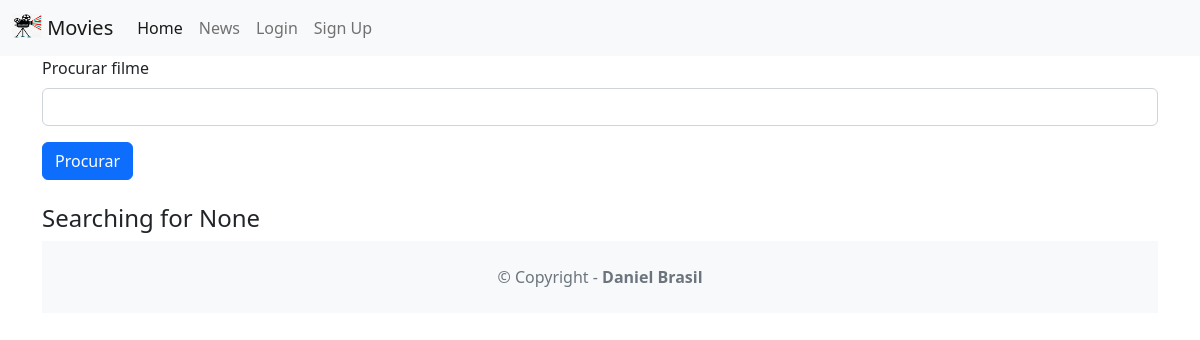
/, run on an earlier commit of the app's database.
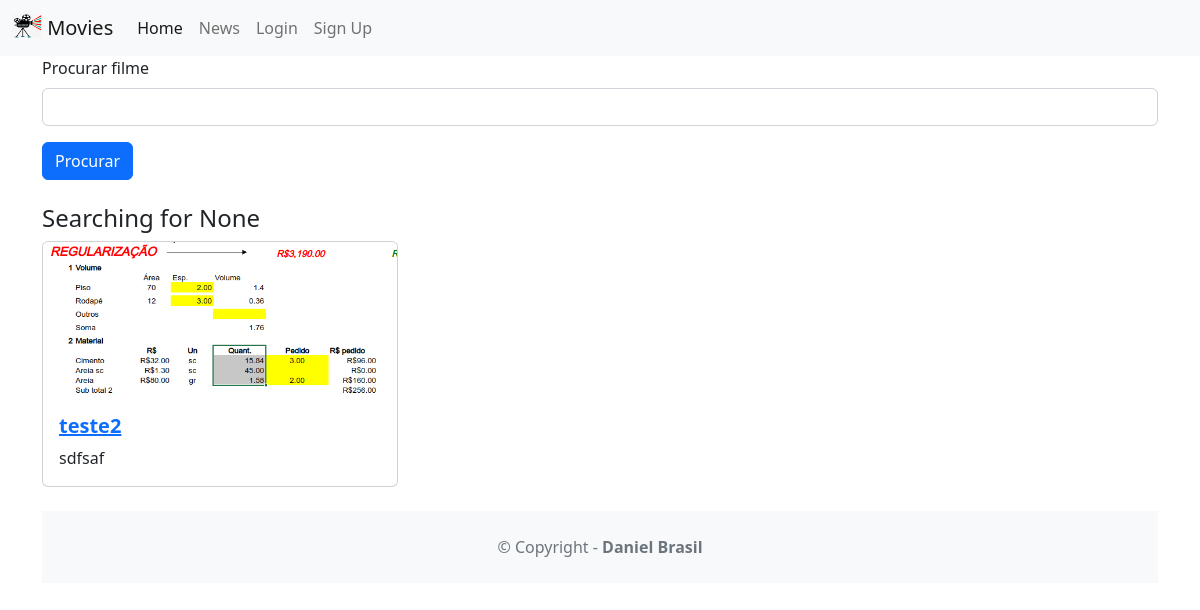
And on a later commit of the database.
### movie/models.py (models this page shows)
class Movie(models.Model):
    title = models.CharField(
        max_length=100,
    )
    description = models.CharField(
        max_length=250,
    )
    image = models.ImageField(
        upload_to = 'movie/images',
    )
    url = models.URLField(
        blank=True,
    )

### movie/views.py (the view)
# urls.py: path('',movieViews.home, name='home'),
def home(request):
    searchTerm = request.GET.get('searchMovie')
    if searchTerm:
        movies = Movie.objects.filter(title__icontains=searchTerm)
    else:
        movies = Movie.objects.all()
    return render(request, 'home.html',
        {'searchTerm':searchTerm, 'movies': movies}
)

### movie/templates/home.html (shortened to what this page needs)
{% extends 'base.html' %}
{% block content %}
  <form action="">
      <div class="mb-3">
        <label class="form-label">Procurar filme</label>
        <input type="text" name="searchMovie" class="form-control">
      </div>
      <button type="submit" class="btn btn-primary">Procurar</button>
  </form>
  <br>
  <h4>Searching for {{ searchTerm }}</h4>
          <div class="row row-cols-1 row-cols-md-3 g-4">
            {% for movie in movies %}
              <div v-for="movie in movies" class="col">
                <div class="card">
                  <img class="card-img-top" src="{{movie.image.url }}" />
                    <div class="card-body">
                      <a href="{% url 'detail' movie.id %}">
                        <h5 class="card-title fw-bold">{{ movie.title }}</h5>
                       </a>
                        <p class="card-text">{{ movie.description }}</p>
                    </div>
                </div>
              </div>
           {% endfor %}
          </div>
{% endblock content %}

What changed in the data, as far as the page shows it:
added Movie: image (picture), title "teste2", description "sdfsaf"
